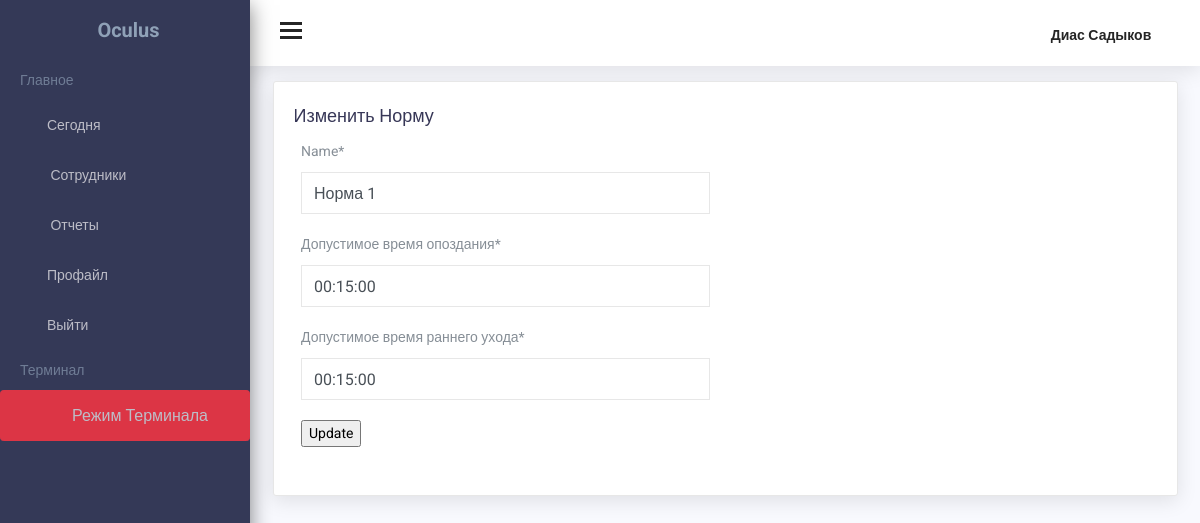
/monitoring/standards/1/change/ (signed in), run on the app's committed database.
### users/models.py (models this page shows)
class Profile(models.Model):
	user = models.OneToOneField(User, on_delete = models.CASCADE)
	image = models.ImageField(default = 'default.jpg', upload_to = 'profile_pics')
	name = models.CharField(max_length = 100, null = True)
	surname = models.CharField(max_length = 100, null = True)
	date_of_birth = models.DateTimeField(max_length = 100, null = True)
	phone = models.CharField(max_length = 100, null = True)
	email = models.CharField(max_length = 100, null = True)

### workrkopt/models.py (models this page shows, shortened)
class Standard(models.Model):
	user = models.ForeignKey(settings.AUTH_USER_MODEL,
							on_delete=models.CASCADE,
							null=True)
	Name = models.CharField(max_length = 100, null=True)
	Late_Come = models.TimeField(default = "00:00", verbose_name= ('Допустимое время опоздания'))
	Early_Leave = models.TimeField(default = "00:00", verbose_name= ('Допустимое время раннего ухода'))

### workrkopt/views.py (the view)
# urls.py: path('standards/<pk>/change/', login_required(views.StandardsChangeView.as_view()), name='standards-change'),
class StandardsChangeView(UpdateView):
	model = Standard
	fields = ['Name','Late_Come', 'Early_Leave']
	template_name_suffix = '_update_form'
	success_url = reverse_lazy('standards-view')

### workrkopt/templates/workrkopt/standard_update_form.html
{% extends "workrkopt/home.html"%}
{%load static%}
{% load crispy_forms_tags %}
{% block content %}
<div class="row">
  <div class="col-lg-12">
    <div class="card">
      <div class="card-title">
        <h4>Изменить Норму</h4>
      </div>
      <div class="card-body">
        <div class="basic-elements">
          <form method="post" novalidate>{% csrf_token %}
            <div class="row">
              <div class="col-lg-6 form-group">
                {{ form|crispy}}
                <input type="submit" value="Update">
              </div>
            </div>
          </form>
        </div>
      </div>
    </div>
  </div>
</div>
{% endblock %}

### workrkopt/templates/workrkopt/home.html (shortened to what this page needs)
{% load static %}
<!DOCTYPE html>
<html lang="en">
  <head>
    <link href="{% static 'css/lib/data-table/buttons.bootstrap.min.css' %}" rel="stylesheet" />
    <link href="https://unpkg.com/gijgo@1.9.11/css/gijgo.min.css" rel="stylesheet" type="text/css" />
    <link href="https://unpkg.com/gijgo@1.9.11/css/gijgo.min.css" rel="stylesheet" type="text/css" />
    <link href="{% static 'css/lib/font-awesome.min.css' %}" rel="stylesheet">
    <link href="{% static 'css/lib/themify-icons.css' %}" rel="stylesheet">
    <link href="{% static 'css/lib/menubar/sidebar.css' %}" rel="stylesheet">
    <link href="{% static 'css/lib/bootstrap.min.css' %}" rel="stylesheet">
    <link href="{% static 'css/lib/helper.css' %}" rel="stylesheet">
    <link href="{% static 'css/style.css' %}" rel="stylesheet">
    <link href="https://cdn.datatables.net/1.10.19/css/dataTables.bootstrap4.min.css" rel="stylesheet">
    <link rel="stylesheet" type="text/css" href="https://cdn.datatables.net/buttons/1.5.2/css/buttons.dataTables.min.css">
  </head>
  <body>
    <div class="sidebar sidebar-hide-to-small sidebar-shrink sidebar-gestures">
            <div class="nano">
                <div class="nano-content">
                    <div class="logo"><a href="/monitoring"><img class = "rounded-circle" src="{% static 'images/logo.png'%}" alt="" /><span>Oculus</span></a></div>
                    <ul>
                        <li class="label">Главное</li>
                        <li><a href="/monitoring/"><i class="ti-home"></i>Сегодня</a></li>
                        <li><a class="sidebar-sub-toggle"><i class="ti-bar-chart-alt"></i>  Сотрудники  <span class="sidebar-collapse-icon ti-angle-down"></span></a>
                        </li>
                        <li><a href="/monitoring/reports"><i class="ti-stats-up"></i> Отчеты </a></li>
                        <li><a href="/user/profile"><i class="ti-user"></i>Профайл</a></li>
                        <li><a href="/monitoring/logout"><i class="ti-close"></i>Выйти</a></li>
                        <li class="label">Терминал</li>
                        <li><a class="btn btn-danger" href="/facerec"><i class="ti-tablet"></i>Режим Терминала</a></li>
                    </ul>
                </div>
            </div>
        </div>
    <div class="header">
      <div class="container-fluid">
        <div class="row">
          <div class="col-lg-12">
            <div class="float-left">
              <div class="hamburger sidebar-toggle">
                <span class="line"></span>
                <span class="line"></span>
                <span class="line"></span>
              </div>
            </div>
            <div class="float-right">
              <ul>
                <li class="header-icon dib"><span class="user-avatar">
                 {% if user.profile.name %}
                    {{ user.profile.name }} {{ user.profile.surname }}
                 {% else %}
                    {{user.username}}
                 {% endif %}
                 <i class="ti-angle-down f-s-10"></i></span>
                </li>
              </ul>
            </div>
          </div>
        </div>
      </div>
    </div>
    <div class="content-wrap">
        <div class="main">
            <div class="container-fluid">
                <section id="main-content">
                    {% block content %}{% endblock %}
                </section>
            </div>
        </div>
    </div>
  </body>
</html>

### data on the page
Standard: Name "Норма 1", Late_Come "00:15:00", Early_Leave "00:15:00"

### other printed values
{{ user.profile.name }} "Диас"
{{ user.profile.surname }} "Садыков"
